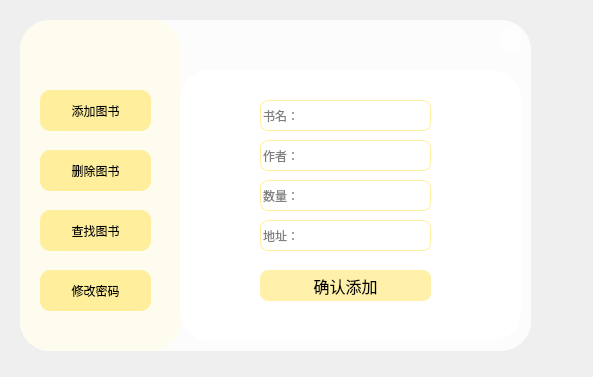
<?xml version="1.0" encoding="UTF-8"?>
<ui version="4.0">
 <class>MainWindow</class>
 <widget class="QMainWindow" name="MainWindow">
  <property name="geometry">
   <rect>
    <x>0</x>
    <y>0</y>
    <width>593</width>
    <height>377</height>
   </rect>
  </property>
  <property name="windowTitle">
   <string>MainWindow</string>
  </property>
  <widget class="QWidget" name="centralwidget">
   <widget class="QWidget" name="widget" native="true">
    <property name="geometry">
     <rect>
      <x>20</x>
      <y>20</y>
      <width>511</width>
      <height>331</height>
     </rect>
    </property>
    <property name="styleSheet">
     <string notr="true">background-color: rgba(255, 255, 255, 200);
border-radius:30px</string>
    </property>
    <widget class="QPushButton" name="pushButton">
     <property name="geometry">
      <rect>
       <x>480</x>
       <y>10</y>
       <width>21</width>
       <height>20</height>
      </rect>
     </property>
     <property name="text">
      <string/>
     </property>
     <property name="icon">
      <iconset resource="resource.qrc">
       <normaloff>:/icons/icons/Close-256.png</normaloff>:/icons/icons/Close-256.png</iconset>
     </property>
    </widget>
    <widget class="QWidget" name="widget_2" native="true">
     <property name="geometry">
      <rect>
       <x>0</x>
       <y>0</y>
       <width>161</width>
       <height>331</height>
      </rect>
     </property>
     <property name="styleSheet">
      <string notr="true">background-color: rgba(255, 252, 237, 210);</string>
     </property>
     <widget class="QPushButton" name="pushButton_6">
      <property name="geometry">
       <rect>
        <x>20</x>
        <y>70</y>
        <width>111</width>
        <height>41</height>
       </rect>
      </property>
      <property name="styleSheet">
       <string notr="true">background-color: rgba(255, 237, 143, 220);
font: 75 16pt &quot;微软雅黑&quot;;
border-radius:10px;</string>
      </property>
      <property name="text">
       <string>添加图书</string>
      </property>
     </widget>
     <widget class="QPushButton" name="pushButton_7">
      <property name="geometry">
       <rect>
        <x>20</x>
        <y>130</y>
        <width>111</width>
        <height>41</height>
       </rect>
      </property>
      <property name="styleSheet">
       <string notr="true">background-color: rgba(255, 237, 143, 220);
font: 75 16pt &quot;微软雅黑&quot;;
border-radius:10px;</string>
      </property>
      <property name="text">
       <string>删除图书</string>
      </property>
     </widget>
     <widget class="QPushButton" name="pushButton_8">
      <property name="geometry">
       <rect>
        <x>20</x>
        <y>190</y>
        <width>111</width>
        <height>41</height>
       </rect>
      </property>
      <property name="styleSheet">
       <string notr="true">background-color: rgba(255, 237, 143, 220);
font: 75 16pt &quot;微软雅黑&quot;;
border-radius:10px;</string>
      </property>
      <property name="text">
       <string>查找图书</string>
      </property>
     </widget>
     <widget class="QPushButton" name="pushButton_9">
      <property name="geometry">
       <rect>
        <x>20</x>
        <y>250</y>
        <width>111</width>
        <height>41</height>
       </rect>
      </property>
      <property name="styleSheet">
       <string notr="true">background-color: rgba(255, 237, 143, 220);
font: 75 16pt &quot;微软雅黑&quot;;
border-radius:10px;</string>
      </property>
      <property name="text">
       <string>修改密码</string>
      </property>
     </widget>
    </widget>
    <widget class="QStackedWidget" name="stackedWidget">
     <property name="geometry">
      <rect>
       <x>160</x>
       <y>50</y>
       <width>341</width>
       <height>271</height>
      </rect>
     </property>
     <property name="currentIndex">
      <number>0</number>
     </property>
     <widget class="QWidget" name="page">
      <widget class="QLineEdit" name="lineEdit_2">
       <property name="geometry">
        <rect>
         <x>80</x>
         <y>30</y>
         <width>171</width>
         <height>31</height>
        </rect>
       </property>
       <property name="styleSheet">
        <string notr="true">border-radius:8px;
border:1px solid rgb(255, 239, 156)</string>
       </property>
       <property name="placeholderText">
        <string>书名：</string>
       </property>
      </widget>
      <widget class="QPushButton" name="pushButton_4">
       <property name="geometry">
        <rect>
         <x>80</x>
         <y>200</y>
         <width>171</width>
         <height>31</height>
        </rect>
       </property>
       <property name="font">
        <font>
         <family>微软雅黑</family>
         <pointsize>12</pointsize>
        </font>
       </property>
       <property name="styleSheet">
        <string notr="true">background-color: rgba(255, 239, 156, 220);
border-radius:8px</string>
       </property>
       <property name="text">
        <string>确认添加</string>
       </property>
      </widget>
      <widget class="QLineEdit" name="lineEdit_6">
       <property name="geometry">
        <rect>
         <x>80</x>
         <y>70</y>
         <width>171</width>
         <height>31</height>
        </rect>
       </property>
       <property name="styleSheet">
        <string notr="true">border-radius:8px;
border:1px solid rgb(255, 239, 156)</string>
       </property>
       <property name="placeholderText">
        <string>作者：</string>
       </property>
      </widget>
      <widget class="QLineEdit" name="lineEdit_7">
       <property name="geometry">
        <rect>
         <x>80</x>
         <y>110</y>
         <width>171</width>
         <height>31</height>
        </rect>
       </property>
       <property name="styleSheet">
        <string notr="true">border-radius:8px;
border:1px solid rgb(255, 239, 156)</string>
       </property>
       <property name="text">
        <string/>
       </property>
       <property name="placeholderText">
        <string>数量：</string>
       </property>
      </widget>
      <widget class="QLineEdit" name="lineEdit_8">
       <property name="geometry">
        <rect>
         <x>80</x>
         <y>150</y>
         <width>171</width>
         <height>31</height>
        </rect>
       </property>
       <property name="styleSheet">
        <string notr="true">border-radius:8px;
border:1px solid rgb(255, 239, 156)</string>
       </property>
       <property name="text">
        <string/>
       </property>
       <property name="placeholderText">
        <string>地址：</string>
       </property>
      </widget>
     </widget>
     <widget class="QWidget" name="page_2">
      <widget class="QLineEdit" name="lineEdit">
       <property name="geometry">
        <rect>
         <x>30</x>
         <y>30</y>
         <width>171</width>
         <height>31</height>
        </rect>
       </property>
       <property name="styleSheet">
        <string notr="true">border-radius:8px;
border:1px solid rgb(255, 239, 156)</string>
       </property>
       <property name="placeholderText">
        <string>书名：</string>
       </property>
      </widget>
      <widget class="QPushButton" name="pushButton_2">
       <property name="geometry">
        <rect>
         <x>230</x>
         <y>30</y>
         <width>91</width>
         <height>31</height>
        </rect>
       </property>
       <property name="font">
        <font>
         <family>微软雅黑</family>
         <pointsize>12</pointsize>
        </font>
       </property>
       <property name="styleSheet">
        <string notr="true">background-color: rgba(255, 239, 156, 220);
border-radius:8px</string>
       </property>
       <property name="text">
        <string>删除</string>
       </property>
      </widget>
     </widget>
     <widget class="QWidget" name="page_3">
      <widget class="QLineEdit" name="lineEdit_9">
       <property name="geometry">
        <rect>
         <x>30</x>
         <y>30</y>
         <width>171</width>
         <height>31</height>
        </rect>
       </property>
       <property name="styleSheet">
        <string notr="true">border-radius:8px;
border:1px solid rgb(255, 239, 156)</string>
       </property>
       <property name="placeholderText">
        <string>书名：</string>
       </property>
      </widget>
      <widget class="QPushButton" name="pushButton_3">
       <property name="geometry">
        <rect>
         <x>230</x>
         <y>30</y>
         <width>91</width>
         <height>31</height>
        </rect>
       </property>
       <property name="font">
        <font>
         <family>微软雅黑</family>
         <pointsize>12</pointsize>
        </font>
       </property>
       <property name="styleSheet">
        <string notr="true">background-color: rgba(255, 239, 156, 220);
border-radius:8px</string>
       </property>
       <property name="text">
        <string>查找</string>
       </property>
      </widget>
     </widget>
     <widget class="QWidget" name="page_4">
      <widget class="QLineEdit" name="lineEdit_3">
       <property name="geometry">
        <rect>
         <x>90</x>
         <y>60</y>
         <width>171</width>
         <height>31</height>
        </rect>
       </property>
       <property name="styleSheet">
        <string notr="true">border-radius:8px;
border:1px solid rgb(255, 239, 156)</string>
       </property>
       <property name="text">
        <string/>
       </property>
       <property name="echoMode">
        <enum>QLineEdit::Password</enum>
       </property>
       <property name="cursorPosition">
        <number>0</number>
       </property>
       <property name="placeholderText">
        <string>旧密码：</string>
       </property>
      </widget>
      <widget class="QLineEdit" name="lineEdit_4">
       <property name="geometry">
        <rect>
         <x>90</x>
         <y>110</y>
         <width>171</width>
         <height>31</height>
        </rect>
       </property>
       <property name="styleSheet">
        <string notr="true">border-radius:8px;
border:1px solid rgb(255, 239, 156)</string>
       </property>
       <property name="text">
        <string/>
       </property>
       <property name="echoMode">
        <enum>QLineEdit::Password</enum>
       </property>
       <property name="placeholderText">
        <string>新密码：</string>
       </property>
      </widget>
      <widget class="QLineEdit" name="lineEdit_5">
       <property name="geometry">
        <rect>
         <x>90</x>
         <y>160</y>
         <width>171</width>
         <height>31</height>
        </rect>
       </property>
       <property name="styleSheet">
        <string notr="true">border-radius:8px;
border:1px solid rgb(255, 239, 156)</string>
       </property>
       <property name="text">
        <string/>
       </property>
       <property name="echoMode">
        <enum>QLineEdit::Password</enum>
       </property>
       <property name="placeholderText">
        <string>确认密码：</string>
       </property>
      </widget>
      <widget class="QPushButton" name="pushButton_5">
       <property name="geometry">
        <rect>
         <x>90</x>
         <y>210</y>
         <width>171</width>
         <height>31</height>
        </rect>
       </property>
       <property name="font">
        <font>
         <family>微软雅黑</family>
         <pointsize>12</pointsize>
        </font>
       </property>
       <property name="styleSheet">
        <string notr="true">background-color: rgba(255, 239, 156, 220);
border-radius:8px</string>
       </property>
       <property name="text">
        <string>确认修改</string>
       </property>
      </widget>
     </widget>
    </widget>
   </widget>
  </widget>
 </widget>
 <resources>
  <include location="resource.qrc"/>
 </resources>
 <connections>
  <connection>
   <sender>pushButton</sender>
   <signal>clicked()</signal>
   <receiver>MainWindow</receiver>
   <slot>close()</slot>
   <hints>
    <hint type="sourcelabel">
     <x>512</x>
     <y>35</y>
    </hint>
    <hint type="destinationlabel">
     <x>570</x>
     <y>25</y>
    </hint>
   </hints>
  </connection>
 </connections>
</ui>
